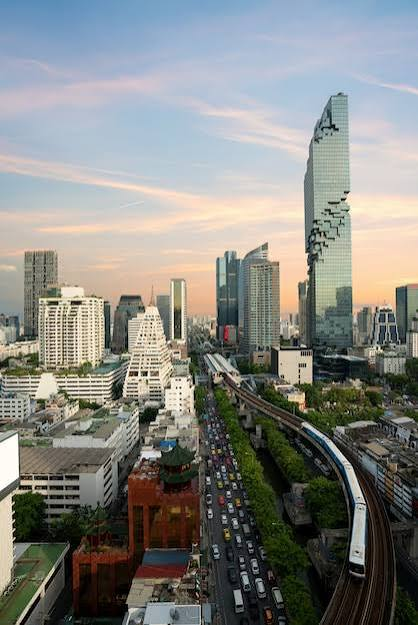
#> input picture images/original.jpg, 418 x 625 px
$ python make_step3_vs_step4.py   (older library calls are emulated)
#> lines starting #> are read from the running program, lines starting #| are printed output that depends on the picture
### step3_find_rotation_scale.py
"""
Step 3 - Let the computer FIND the slide by itself, then turn it into
rotation angle and zoom.

How (from the lecture / paper):
  1. Make the log-polar picture of the original and of the test picture (Step 2).
  2. Cross-correlation: try every possible slide (up/down and left/right),
     give each slide a "match score", keep the slide with the best score.
       - we use the fast version called PHASE CORRELATION. It uses the
         Fourier transform to score ALL slides at once instead of one by one,
         and gives a sharp peak at the best slide.
  3. Turn the slide into real answers:
       rows slid    (dy) -> rotation angle = -dy / 360_rows * 360 degrees
       columns slid (dx) -> zoom           = e^(dx * log(max_radius) / 256_columns)
  4. Compare with the true answers in results/test_cases.json.

Note: this only works when the picture is NOT shifted (same center).
test1 and test2 should be correct; test3/4/5 are shifted, so their answers
will be wrong here. Step 4 fixes that.

Output:
  results/step3_results.json      found vs. true values
  results/step3_peaks.png         the "score map" for each test (bright dot = best slide)
"""

import json
import os

import cv2
import matplotlib.pyplot as plt
import numpy as np

# ---------------------------------------------------------------
# Settings (same as Step 2)
# ---------------------------------------------------------------
TRUTH_PATH = "results/test_cases.json"
OUT_DIR = "results"
LP_ROWS = 360   # angle steps    (1 row = 1 degree)
LP_COLS = 256   # log-distance steps


def load_gray(path):
    img = cv2.imread(path, cv2.IMREAD_GRAYSCALE)
    if img is None:
        raise FileNotFoundError(f"Could not open {path}")
    return img.astype(np.float32)


def log_polar(img, max_radius):
    """Same as Step 2: rows = angle, columns = log(distance)."""
    h, w = img.shape
    center = (w / 2, h / 2)
    return cv2.warpPolar(img, (LP_COLS, LP_ROWS), center, max_radius,
                         cv2.INTER_LINEAR + cv2.WARP_FILL_OUTLIERS + cv2.WARP_POLAR_LOG)


def phase_correlation(a, b):
    """Find how far picture b is slid compared to picture a.
    Returns (dx, dy, peak, score_map).
      dx = columns slid right, dy = rows slid down
      peak = how strong the best match is (bigger = more sure)
    """
    # soften the left and right edges so the cut edges do not confuse the score
    window = np.hanning(a.shape[1])[None, :].astype(np.float32)
    A = np.fft.fft2((a - a.mean()) * window)
    B = np.fft.fft2((b - b.mean()) * window)
    cross = np.conj(A) * B
    cross /= np.abs(cross) + 1e-9          # keep only the "where", not the "how bright"
    score = np.real(np.fft.ifft2(cross))   # score for every possible slide
    score = np.fft.fftshift(score)         # put "no slide" in the middle of the map

    peak_y, peak_x = np.unravel_index(np.argmax(score), score.shape)
    peak = float(score[peak_y, peak_x])

    # sub-pixel: fit a small parabola through the peak and its neighbours
    def refine(m, p, n):
        d = m - 2 * p + n
        return 0.0 if d == 0 else 0.5 * (m - n) / d
    h, w = score.shape
    fy = refine(score[(peak_y - 1) % h, peak_x], score[peak_y, peak_x], score[(peak_y + 1) % h, peak_x])
    fx = refine(score[peak_y, (peak_x - 1) % w], score[peak_y, peak_x], score[peak_y, (peak_x + 1) % w])

    dy = peak_y + fy - h // 2
    dx = peak_x + fx - w // 2
    return dx, dy, peak, score


# [6 lines left out: function slide_to_rotation_scale, not called in this run]


def angle_error(found, true):
    """Smallest difference between two angles (359 deg and 1 deg are only 2 apart)."""
    return abs((found - true + 180) % 360 - 180)


# [67 lines left out: function main, not called in this run]


# [2 lines that do not run on import are left out]

### step4_find_shift.py
"""
Step 4 - Find the SHIFT by searching for the right "standing spot" (center).
VERSION 2 = final version (improved after comparing with my friend, see
COMPARISON_WITH_FRIEND.md and IMPROVEMENTS.md). Version 1 is in the git history.

The problem (from Step 3):
  We always unrolled both pictures around their MIDDLE pixel. If the test picture
  was also moved, its middle is a DIFFERENT spot of the city -> no good match.

The fix (the paper's algorithm, slide 11):
  1. Pick a standing spot ("anchor") in the TEST picture and unroll it there. Keep it fixed.
  2. In the ORIGINAL picture, try many standing spots (x, y):
        - unroll the original around (x, y)
        - compare (Step 3) -> best slide + peak (how sure)
  3. The spot with the HIGHEST PEAK shows the same building as the anchor.
  4. From that spot + the rotation + zoom, calculate the shift.

What is NEW in version 2 (old version: search only +-60 px around the middle):
  A. Search the WHOLE original, not only a +-60 px box  (idea from my friend)
     -> big shifts now work.
  B. Rough search on a 4x smaller copy (fast), then exact search at full size.
     (All 16,000 rough spots are computed in batches with scipy's fast Fourier transform.)
  C. Two "judges" make a shortlist in the rough search:
        - cross-correlation (my friend's, like the paper): gentle, not fooled by sky
        - phase correlation (mine): sharp, very exact
     Each judge proposes its 6 best spots. Then the exact full-size phase
     correlation picks the winner from the 12.
  D. Black corners / outside the picture are filled with average gray, so the
     picture's frame does not create fake matches.
  E. Try TWO anchors in the test picture: the middle (old way) and the spot with
     the MOST DETAIL (a middle in empty sky is hard to find). For each answer, put
     the test picture back and check how well it REALLY matches; keep the better one.

How the shift is calculated:
  The test picture was made like this (Step 1):
      test_point = L (original_point - middle) + middle + shift      (L = zoom * rotate)
  The anchor of the test picture came from the best spot in the original, so:
      shift = anchor - middle - L (best_spot - middle)
  (Old version: anchor = middle, so shift = - L (best_spot - middle).)

Output:
  results/step4_results.json     found vs. true values
  results/step4_search_maps.png  rough-search scores over the whole original
"""

import json
import os
import time

import cv2
import matplotlib.pyplot as plt
import numpy as np
import scipy.fft as sfft   # faster Fourier transform for many pictures at once

# ---------------------------------------------------------------
# Settings
# ---------------------------------------------------------------
TRUTH_PATH = "results/test_cases.json"
OUT_DIR = "results"
LP_ROWS = 360       # angle steps (1 row = 1 degree)
LP_COLS = 256       # log-distance steps
RADIUS = 180        # how far we look from the standing spot (pixels)

SHRINK = 4          # rough search: pictures 4x smaller
SMALL_ROWS = 90     # rough search: smaller "clock picture" (1 row = 4 degrees)
SMALL_COLS = 64
SHORTLIST = 6       # each judge proposes this many spots
MID_ROWS = 180      # middle search: half-size clock picture (cheaper),
MID_COLS = 128      #   every pixel +-5 px around each proposed spot
FINE_RANGE = 5
                    # final: full-size clock picture, +-1 px around the best
FRAME = 200         # gray frame around the pictures (px)


# [5 lines left out: function load_gray, not called in this run]


# ---------------------------------------------------------------
# Unrolling ("clock picture") and comparing - same as before
# ---------------------------------------------------------------
def log_polar_at(img, center, size=(LP_COLS, LP_ROWS), radius=RADIUS):
    """Unroll the picture around ANY standing spot (center)."""
    return cv2.warpPolar(img, size, center, radius,
                         cv2.INTER_LINEAR + cv2.WARP_FILL_OUTLIERS + cv2.WARP_POLAR_LOG)


WINDOW = np.hanning(LP_COLS)[None, :].astype(np.float32)
SMALL_WINDOW = np.hanning(SMALL_COLS)[None, :].astype(np.float32)
MID_WINDOW = np.hanning(MID_COLS)[None, :].astype(np.float32)


def spectrum(lp):
    """Fourier transform of an unrolled picture (done once per picture, reused)."""
    return np.fft.fft2((lp - lp.mean()) * WINDOW)


# [50 lines left out: functions phase_correlation, slide_to_rotation_scale, search, turn_zoom_matrix, shift_from_spot, not called in this run]


def angle_error(found, true):
    return abs((found - true + 180) % 360 - 180)


# ---------------------------------------------------------------
# NEW helpers
# ---------------------------------------------------------------
# [221 lines left out: functions add_gray_frame, pick_anchor, rough_scores, shortlist, match_score, search_from_anchor and 2 more, not called in this run]


# [2 lines that do not run on import are left out]

### explanations/make_step3_vs_step4.py
"""
Picture: Step 3 = ONE check at the middle; Step 4 = the same check at MANY spots.
Uses test3 (turned 45°, zoomed x1.5, moved). Run from the main folder:
    python explanations/make_step3_vs_step4.py      -> explanations/step3_vs_step4.png
"""
import os
import sys

import matplotlib
matplotlib.use("Agg")
import matplotlib.pyplot as plt
import numpy as np

HERE = os.path.dirname(os.path.abspath(__file__))
ROOT = os.path.abspath(os.path.join(HERE, ".."))
os.chdir(ROOT)
sys.path.insert(0, ROOT)
import step3_find_rotation_scale as s3
import step4_find_shift as s4


def score_panel(ax, A, B, title):
    """Run the slide search (phase correlation) once and draw its score map."""
    dx, dy, peak, smap = s3.phase_correlation(A, B)
    h, w = smap.shape
    ax.imshow(smap, cmap="inferno", extent=[-w / 2, w / 2, h / 2, -h / 2], aspect="auto")
    ax.plot(dx, dy, "o", mfc="none", mec="cyan", ms=14, mew=2)
    ax.set_title(f"{title}\npeak {peak:.2f}", fontsize=10)
    ax.set_xlabel("columns slid (zoom)", fontsize=8)
    ax.set_ylabel("rows slid (turn)", fontsize=8)
    ax.tick_params(labelsize=7)
    return peak


def main():
    o = s3.load_gray("images/original.jpg")
    t = s3.load_gray("images/generated/test3.png")
#> call 2 of load_gray, with path = 'images/generated/test3.png'
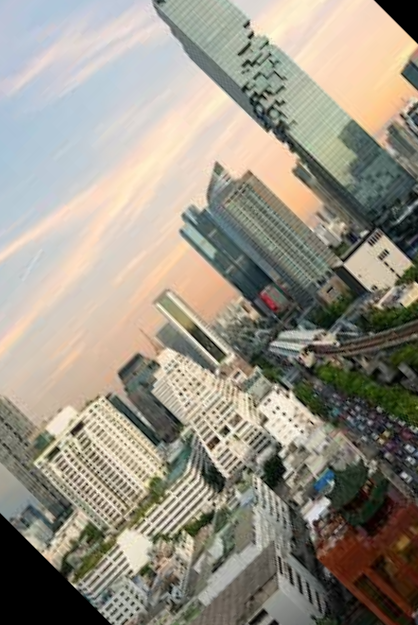
#> input picture images/generated/test3.png, 418 x 625 px
#> in load_gray (call 2), `img = cv2.imread(path, cv2.IMREAD_GRAYSCALE)`:
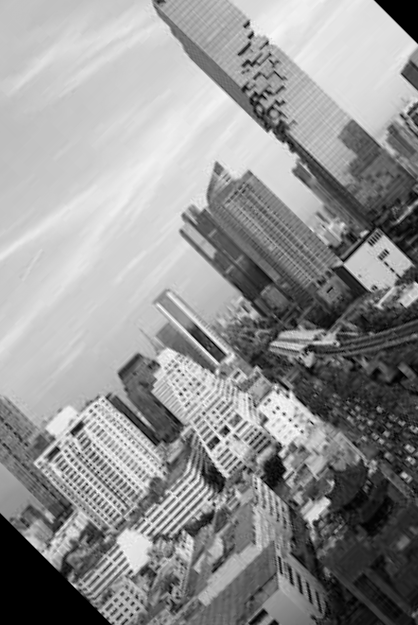
#> img: shape (625, 418); min 0, max 252, mean 146.5
    h, w = o.shape
#> h = 625; w = 418
    mid = (w / 2, h / 2)
#> mid = (209, 312.5)
    R = float(np.hypot(w / 2, h / 2))
#> R = 375.9
    spots = {"A": (100, 150), "B": (310, 520), "C": (193, 310)}   # C = the right place

    fig, ax = plt.subplots(2, 5, figsize=(20, 10.5), gridspec_kw={"width_ratios": [1, 1, 1.15, 1.15, 1.15]})

    # ---- Row 1: Step 3 = ONE check, middle vs middle ----
    ax[0, 0].imshow(o, cmap="gray")
    ax[0, 0].plot(*mid, "o", color="#e34948", ms=12, mec="white", mew=2)
    ax[0, 0].set_title("ORIGINAL\nred = its middle", fontsize=10)
    ax[0, 1].imshow(t, cmap="gray")
    ax[0, 1].plot(*mid, "o", color="#e34948", ms=12, mec="white", mew=2)
    ax[0, 1].set_title("TEST3 (turned, zoomed, MOVED)\nred = its middle = a DIFFERENT building", fontsize=10)
    lpo, lpt = s3.log_polar(o, R), s3.log_polar(t, R)
    ax[0, 2].imshow(lpo, cmap="gray", aspect="auto")
    ax[0, 2].set_title("clock picture of the ORIGINAL\nmade at ITS middle", fontsize=10)
    ax[0, 3].imshow(lpt, cmap="gray", aspect="auto")
    ax[0, 3].set_title("clock picture of TEST3\nmade at ITS middle", fontsize=10)
    score_panel(ax[0, 4], lpo, lpt, "STEP 3: one slide search\nno clear dot = no real match")
#> in phase_correlation, `score = np.fft.fftshift(score)         # put "no slide" in the middle ..`:
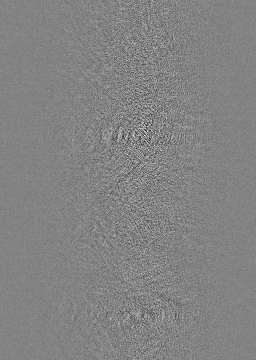
#> score: shape (360, 256) float64; min -0.0327, max 0.0307, mean 1.09e-05; drawn with min black and max white
#> in phase_correlation, `peak_y, peak_x = np.unravel_index(np.argmax(score), score.shape)`: peak_y = 140; peak_x = 145
#> in phase_correlation, `peak = float(score[peak_y, peak_x])`: peak = 0.0307
#> in refine, `d = m - 2 * p + n`: d = -0.0968
#> in phase_correlation, `fy = refine(score[(peak_y - 1) % h, peak_x], score[peak_y, peak_x], sc..`: fy = -0.00199
#> in phase_correlation, `fx = refine(score[peak_y, (peak_x - 1) % w], score[peak_y, peak_x], sc..`: fx = -0.03
#> in phase_correlation, `dy = peak_y + fy - h // 2`: dy = -40
#> in phase_correlation, `dx = peak_x + fx - w // 2`: dx = 16.97
#> in score_panel, `dx, dy, peak, smap = s3.phase_correlation(A, B)`: dy = -40; peak = 0.0307
    for a in ax[0, :4]:
        a.set_xticks([])
        a.set_yticks([])
#> this loop made 4 passes

    # ---- Row 2: Step 4 = the same check at MANY spots ----
    ax[1, 0].imshow(o, cmap="gray")
    gx, gy = np.meshgrid(np.arange(20, w, 24), np.arange(20, h, 24))
    ax[1, 0].plot(gx, gy, ".", color="#eda100", ms=3)
    for name, (x, y) in spots.items():
        ax[1, 0].plot(x, y, "o", mfc="none", mec="cyan" if name == "C" else "white", ms=16, mew=2.5)
        ax[1, 0].text(x + 14, y - 10, name, color="cyan" if name == "C" else "white", fontsize=15, fontweight="bold")
    ax[1, 0].set_title("ORIGINAL: Step 4 tries EVERY spot\n(orange = a few of them; A, B, C as examples)", fontsize=10)
    ax[1, 1].imshow(t, cmap="gray")
    ax[1, 1].plot(*mid, "o", color="#e34948", ms=12, mec="white", mew=2)
    ax[1, 1].set_title("TEST3: its middle stays FIXED\n(clock picture made here once)", fontsize=10)
    B = s4.log_polar_at(t, mid)
#> in log_polar_at, `return cv2.warpPolar(img, size, center, radius, cv2.INTER_LINEAR + cv2..`:
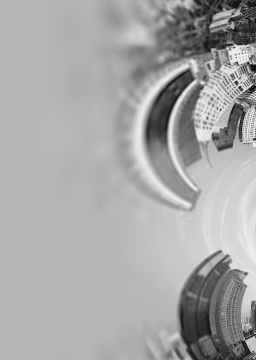
#> returned value: shape (360, 256) float32; min 4.41, max 248.7, mean 167.6
    for k, (name, label) in enumerate([("A", "spot A (sky, wrong place)"),
                                       ("B", "spot B (street, wrong place)"),
                                       ("C", "spot C = RIGHT place (best)")]):
        A = s4.log_polar_at(o, spots[name])
        score_panel(ax[1, 2 + k], A, B, f"STEP 4 at {label}")
#> this loop made 3 passes
#> pass 1, in phase_correlation (call 2), `score = np.fft.fftshift(score)         # put "no slide" in the middle ..`:
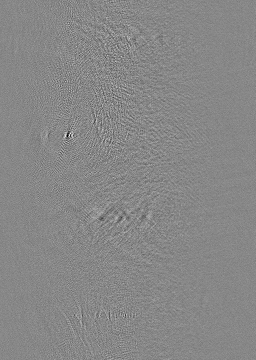
#> score: shape (360, 256) float64; min -0.0466, max 0.0411, mean 1.09e-05; drawn with min black and max white
#> pass 2, in main, `A = s4.log_polar_at(o, spots[name])`:
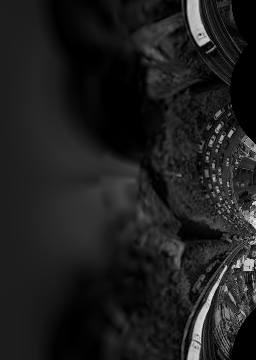
#> A: shape (360, 256) float32; min 0, max 246.1, mean 30.6
    for a in ax[1, :2]:
        a.set_xticks([])
        a.set_yticks([])
#> this loop made 2 passes

    fig.text(0.005, 0.73, "STEP 3\none check", fontsize=15, fontweight="bold", rotation=90, va="center")
    fig.text(0.005, 0.27, "STEP 4\nmany checks", fontsize=15, fontweight="bold", rotation=90, va="center")
    fig.suptitle("Step 3 = the slide search at ONE spot (the middle).   Step 4 = the SAME slide search at EVERY spot, keep the best.",
                 fontsize=14, fontweight="bold")
    plt.tight_layout(rect=(0.02, 0, 1, 0.95), h_pad=3)
    out = os.path.join(HERE, "step3_vs_step4.png")
    plt.savefig(out, dpi=85, bbox_inches="tight")
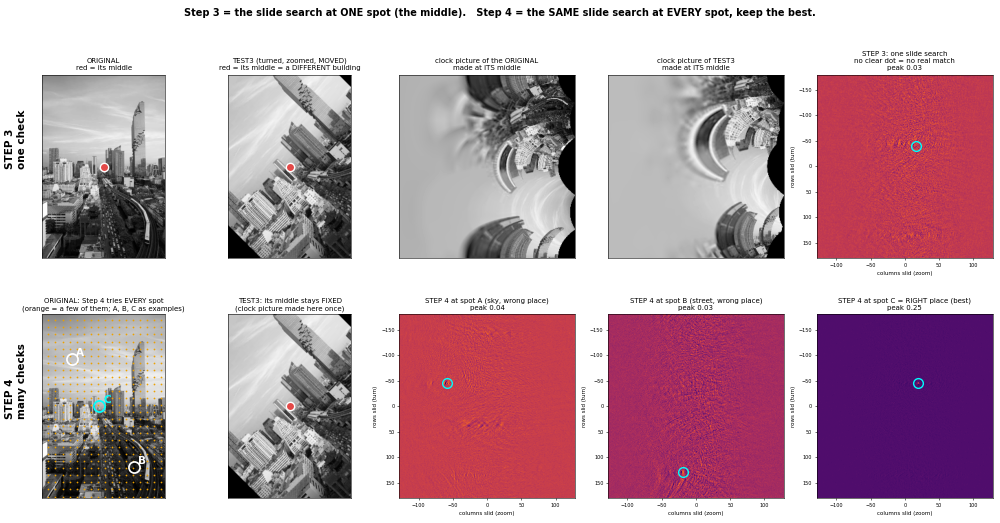
#> figure drawn by matplotlib, 10 panels
    print("Saved", out)


if __name__ == "__main__":
    main()
